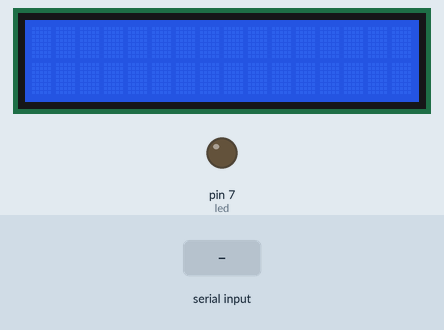
This sketch was run on a simulated Arduino Uno, built with avr-gcc and run on an emulated ATmega328P. Shown: 16×2 character LCD, output pins drawn as LEDs (lit = HIGH). Inputs (shaded band) come from the test bench.

Above: at 1.2 s.
1.3 s: "A" received over Serial
At 2.6 s:
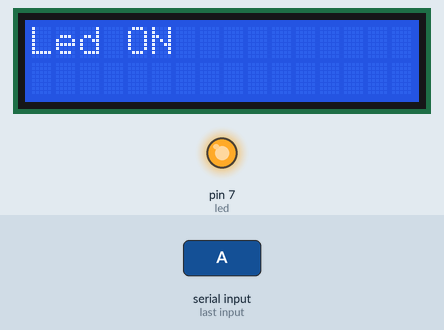
3.5 s: "B" received over Serial
At 4.3 s:
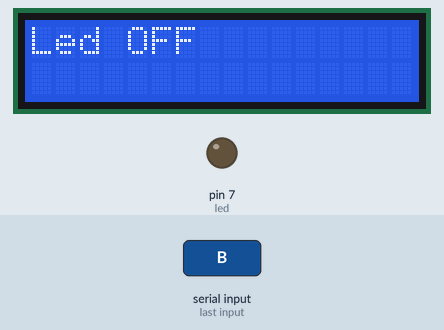
5.5 s: "1" received over Serial
At 7.3 s:
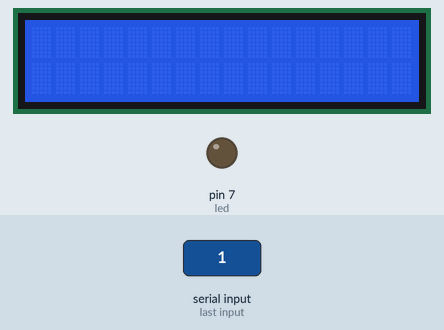
Timing chart, 0 to 8.8 s (numbered marks = the images above; inputs shaded):
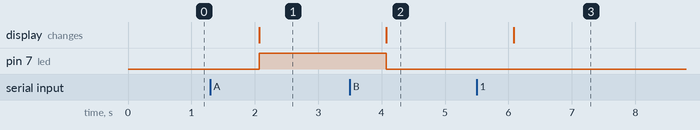

Measured:
- after the input at 1.3 s, pin 7 (led): LOW → HIGH after 0.77 s; the display: changes after 0.77 s (image 1)
- after the input at 3.5 s, pin 7 (led): HIGH → LOW after 0.58 s; the display: changes after 0.58 s (image 2)
- after the input at 5.5 s, the display: changes after 0.58 s (image 3)

The sketch:

Bluetooth_avec_afficheur.ino
```cpp
#include <LiquidCrystal.h> //on inclut la librairie
#define led 7
int cond = 0;
LiquidCrystal lcd(12,11,5,4,3,2);//rs,e,d4,d5,d6,d7

void setup() {
pinMode(led,OUTPUT);
Serial.begin(9600);
lcd.begin(16, 2);
}
void loop() {

if(Serial.available()>0)
{
  cond=Serial.read();

}

lcd.clear();
if(cond == 'A'){
    digitalWrite(led,HIGH);
    lcd.setCursor(0,0);
    lcd.print("Led ON");
} else if (cond == 'B'){

    digitalWrite(led,LOW);
    lcd.setCursor(0,0);
    lcd.print("Led OFF");
  }
delay(1000);
}
```
